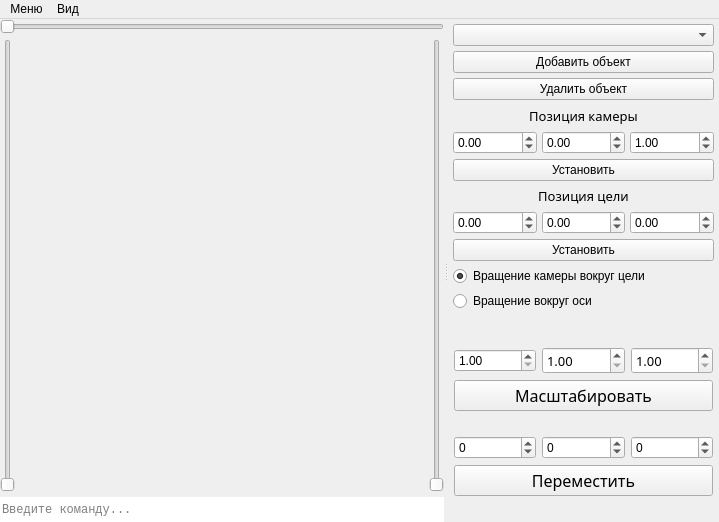
<?xml version="1.0" encoding="UTF-8"?>
<ui version="4.0">
 <class>MainWindow</class>
 <widget class="QMainWindow" name="MainWindow">
  <property name="geometry">
   <rect>
    <x>0</x>
    <y>0</y>
    <width>719</width>
    <height>522</height>
   </rect>
  </property>
  <property name="windowTitle">
   <string>openMF</string>
  </property>
  <property name="windowIcon">
   <iconset>
    <normaloff>C:/Users/lusfu/.designer/backup/img/3d-modeling.png</normaloff>C:/Users/lusfu/.designer/backup/img/3d-modeling.png</iconset>
  </property>
  <property name="iconSize">
   <size>
    <width>48</width>
    <height>48</height>
   </size>
  </property>
  <widget class="QWidget" name="centralwidget">
   <layout class="QVBoxLayout" name="verticalLayout_6">
    <property name="leftMargin">
     <number>0</number>
    </property>
    <property name="topMargin">
     <number>0</number>
    </property>
    <property name="rightMargin">
     <number>0</number>
    </property>
    <property name="bottomMargin">
     <number>0</number>
    </property>
    <item>
     <widget class="QSplitter" name="splitter">
      <property name="orientation">
       <enum>Qt::Horizontal</enum>
      </property>
      <widget class="QWidget" name="layoutWidget">
       <layout class="QVBoxLayout" name="verticalLayout">
        <property name="spacing">
         <number>5</number>
        </property>
        <property name="bottomMargin">
         <number>0</number>
        </property>
        <item>
         <widget class="QSlider" name="rotateYslider">
          <property name="toolTip">
           <string>&lt;html&gt;&lt;head/&gt;&lt;body&gt;&lt;p&gt;Вращение вокруг оси Y&lt;/p&gt;&lt;/body&gt;&lt;/html&gt;</string>
          </property>
          <property name="maximum">
           <number>360</number>
          </property>
          <property name="singleStep">
           <number>10</number>
          </property>
          <property name="orientation">
           <enum>Qt::Horizontal</enum>
          </property>
         </widget>
        </item>
        <item>
         <layout class="QHBoxLayout" name="horizontalLayout" stretch="0,1,0">
          <item>
           <widget class="QSlider" name="rotateXslider">
            <property name="toolTip">
             <string>&lt;html&gt;&lt;head/&gt;&lt;body&gt;&lt;p&gt;Вращение вокруг оси Х&lt;/p&gt;&lt;/body&gt;&lt;/html&gt;</string>
            </property>
            <property name="maximum">
             <number>360</number>
            </property>
            <property name="singleStep">
             <number>10</number>
            </property>
            <property name="orientation">
             <enum>Qt::Vertical</enum>
            </property>
            <property name="tickInterval">
             <number>0</number>
            </property>
           </widget>
          </item>
          <item>
           <widget class="QLabel" name="scene_label">
            <property name="sizePolicy">
             <sizepolicy hsizetype="Ignored" vsizetype="Ignored">
              <horstretch>0</horstretch>
              <verstretch>0</verstretch>
             </sizepolicy>
            </property>
            <property name="minimumSize">
             <size>
              <width>300</width>
              <height>300</height>
             </size>
            </property>
            <property name="text">
             <string/>
            </property>
            <property name="scaledContents">
             <bool>true</bool>
            </property>
           </widget>
          </item>
          <item>
           <widget class="QSlider" name="rotateZslider">
            <property name="toolTip">
             <string>&lt;html&gt;&lt;head/&gt;&lt;body&gt;&lt;p&gt;Вращение вокруг оси Z&lt;/p&gt;&lt;/body&gt;&lt;/html&gt;</string>
            </property>
            <property name="maximum">
             <number>360</number>
            </property>
            <property name="singleStep">
             <number>10</number>
            </property>
            <property name="orientation">
             <enum>Qt::Vertical</enum>
            </property>
           </widget>
          </item>
         </layout>
        </item>
        <item>
         <widget class="QLineEdit" name="command_edit">
          <property name="minimumSize">
           <size>
            <width>0</width>
            <height>25</height>
           </size>
          </property>
          <property name="font">
           <font>
            <family>Consolas</family>
           </font>
          </property>
          <property name="frame">
           <bool>false</bool>
          </property>
          <property name="placeholderText">
           <string>Введите команду...</string>
          </property>
         </widget>
        </item>
       </layout>
      </widget>
      <widget class="QWidget" name="layoutWidget">
       <layout class="QVBoxLayout" name="manipulatingContainer">
        <item>
         <widget class="QWidget" name="widget" native="true">
          <layout class="QVBoxLayout" name="verticalLayout_2">
           <property name="spacing">
            <number>5</number>
           </property>
           <property name="leftMargin">
            <number>5</number>
           </property>
           <property name="topMargin">
            <number>5</number>
           </property>
           <property name="rightMargin">
            <number>5</number>
           </property>
           <property name="bottomMargin">
            <number>5</number>
           </property>
           <item>
            <widget class="QComboBox" name="objectsBox">
             <property name="styleSheet">
              <string notr="true">font: 75 8pt &quot;Sitka&quot;;</string>
             </property>
            </widget>
           </item>
           <item>
            <widget class="QPushButton" name="addObject">
             <property name="styleSheet">
              <string notr="true">font: 75 10pt &quot;Sitka&quot;;</string>
             </property>
             <property name="text">
              <string>Добавить объект</string>
             </property>
             <property name="icon">
              <iconset>
               <normaloff>C:/Users/lusfu/.designer/backup/img/new.png</normaloff>C:/Users/lusfu/.designer/backup/img/new.png</iconset>
             </property>
             <property name="iconSize">
              <size>
               <width>25</width>
               <height>25</height>
              </size>
             </property>
            </widget>
           </item>
           <item alignment="Qt::AlignTop">
            <widget class="QPushButton" name="removeObject">
             <property name="styleSheet">
              <string notr="true">font: 75 10pt &quot;Sitka&quot;;</string>
             </property>
             <property name="text">
              <string>Удалить объект</string>
             </property>
             <property name="icon">
              <iconset>
               <normaloff>C:/Users/lusfu/.designer/backup/img/eraser.png</normaloff>C:/Users/lusfu/.designer/backup/img/eraser.png</iconset>
             </property>
             <property name="iconSize">
              <size>
               <width>25</width>
               <height>25</height>
              </size>
             </property>
            </widget>
           </item>
           <item>
            <widget class="QLabel" name="label">
             <property name="font">
              <font>
               <family>Sitka</family>
               <pointsize>10</pointsize>
              </font>
             </property>
             <property name="text">
              <string>Позиция камеры</string>
             </property>
             <property name="alignment">
              <set>Qt::AlignCenter</set>
             </property>
            </widget>
           </item>
           <item>
            <layout class="QHBoxLayout" name="horizontalLayout_4">
             <item>
              <widget class="QDoubleSpinBox" name="eye_x">
               <property name="minimum">
                <double>-99.989999999999995</double>
               </property>
              </widget>
             </item>
             <item>
              <widget class="QDoubleSpinBox" name="eye_y">
               <property name="minimum">
                <double>-99.989999999999995</double>
               </property>
              </widget>
             </item>
             <item>
              <widget class="QDoubleSpinBox" name="eye_z">
               <property name="minimum">
                <double>-99.989999999999995</double>
               </property>
               <property name="value">
                <double>1.000000000000000</double>
               </property>
              </widget>
             </item>
            </layout>
           </item>
           <item>
            <widget class="QPushButton" name="eye_set">
             <property name="text">
              <string>Установить</string>
             </property>
            </widget>
           </item>
           <item>
            <widget class="QLabel" name="label_2">
             <property name="font">
              <font>
               <family>Sitka</family>
               <pointsize>10</pointsize>
              </font>
             </property>
             <property name="text">
              <string>Позиция цели</string>
             </property>
             <property name="alignment">
              <set>Qt::AlignCenter</set>
             </property>
            </widget>
           </item>
           <item>
            <layout class="QHBoxLayout" name="horizontalLayout_6">
             <item>
              <widget class="QDoubleSpinBox" name="center_x">
               <property name="minimum">
                <double>-99.989999999999995</double>
               </property>
              </widget>
             </item>
             <item>
              <widget class="QDoubleSpinBox" name="center_y">
               <property name="minimum">
                <double>-99.989999999999995</double>
               </property>
              </widget>
             </item>
             <item>
              <widget class="QDoubleSpinBox" name="center_z">
               <property name="minimum">
                <double>-99.989999999999995</double>
               </property>
              </widget>
             </item>
            </layout>
           </item>
           <item>
            <widget class="QPushButton" name="center_set">
             <property name="text">
              <string>Установить</string>
             </property>
            </widget>
           </item>
           <item>
            <widget class="QRadioButton" name="aroundCenter">
             <property name="text">
              <string>Вращение камеры вокруг цели</string>
             </property>
             <property name="checked">
              <bool>true</bool>
             </property>
            </widget>
           </item>
           <item>
            <widget class="QRadioButton" name="aroundEye">
             <property name="text">
              <string>Вращение вокруг оси</string>
             </property>
            </widget>
           </item>
          </layout>
         </widget>
        </item>
        <item>
         <widget class="QWidget" name="widget" native="true">
          <property name="sizePolicy">
           <sizepolicy hsizetype="Preferred" vsizetype="Fixed">
            <horstretch>0</horstretch>
            <verstretch>0</verstretch>
           </sizepolicy>
          </property>
          <property name="maximumSize">
           <size>
            <width>16777215</width>
            <height>200</height>
           </size>
          </property>
          <layout class="QVBoxLayout" name="verticalLayout_5">
           <property name="leftMargin">
            <number>6</number>
           </property>
           <property name="topMargin">
            <number>6</number>
           </property>
           <property name="rightMargin">
            <number>6</number>
           </property>
           <property name="bottomMargin">
            <number>6</number>
           </property>
           <item>
            <layout class="QVBoxLayout" name="verticalLayout_3">
             <item>
              <layout class="QHBoxLayout" name="horizontalLayout_2">
               <item>
                <widget class="QDoubleSpinBox" name="scaleBoxX">
                 <property name="styleSheet">
                  <string notr="true">font: 75 10pt &quot;Sitka&quot;;</string>
                 </property>
                 <property name="minimum">
                  <double>1.000000000000000</double>
                 </property>
                 <property name="maximum">
                  <double>2.000000000000000</double>
                 </property>
                 <property name="singleStep">
                  <double>0.010000000000000</double>
                 </property>
                </widget>
               </item>
               <item>
                <widget class="QDoubleSpinBox" name="scaleBoxY">
                 <property name="font">
                  <font>
                   <family>Sitka</family>
                   <pointsize>10</pointsize>
                   <weight>9</weight>
                   <italic>false</italic>
                   <bold>false</bold>
                  </font>
                 </property>
                 <property name="styleSheet">
                  <string notr="true">font: 75 10pt &quot;Sitka&quot;;</string>
                 </property>
                 <property name="minimum">
                  <double>1.000000000000000</double>
                 </property>
                 <property name="maximum">
                  <double>2.000000000000000</double>
                 </property>
                 <property name="singleStep">
                  <double>0.010000000000000</double>
                 </property>
                </widget>
               </item>
               <item>
                <widget class="QDoubleSpinBox" name="scaleBoxZ">
                 <property name="font">
                  <font>
                   <family>Sitka</family>
                   <pointsize>10</pointsize>
                   <weight>9</weight>
                   <italic>false</italic>
                   <bold>false</bold>
                  </font>
                 </property>
                 <property name="styleSheet">
                  <string notr="true">font: 75 10pt &quot;Sitka&quot;;</string>
                 </property>
                 <property name="minimum">
                  <double>1.000000000000000</double>
                 </property>
                 <property name="maximum">
                  <double>2.000000000000000</double>
                 </property>
                 <property name="singleStep">
                  <double>0.010000000000000</double>
                 </property>
                </widget>
               </item>
              </layout>
             </item>
             <item>
              <widget class="QPushButton" name="scaleButton">
               <property name="font">
                <font>
                 <family>Sitka</family>
                 <pointsize>12</pointsize>
                 <weight>9</weight>
                 <italic>false</italic>
                 <bold>false</bold>
                </font>
               </property>
               <property name="styleSheet">
                <string notr="true">font: 75 12pt &quot;Sitka&quot;;</string>
               </property>
               <property name="text">
                <string>Масштабировать</string>
               </property>
              </widget>
             </item>
            </layout>
           </item>
           <item>
            <layout class="QVBoxLayout" name="verticalLayout_4">
             <item>
              <layout class="QHBoxLayout" name="horizontalLayout_3">
               <item>
                <widget class="QSpinBox" name="moveBoxX">
                 <property name="minimum">
                  <number>-1000</number>
                 </property>
                 <property name="maximum">
                  <number>1000</number>
                 </property>
                </widget>
               </item>
               <item>
                <widget class="QSpinBox" name="moveBoxY">
                 <property name="minimum">
                  <number>-1000</number>
                 </property>
                 <property name="maximum">
                  <number>1000</number>
                 </property>
                </widget>
               </item>
               <item>
                <widget class="QSpinBox" name="moveBoxZ">
                 <property name="minimum">
                  <number>-1000</number>
                 </property>
                 <property name="maximum">
                  <number>1000</number>
                 </property>
                </widget>
               </item>
              </layout>
             </item>
             <item>
              <widget class="QPushButton" name="moveButton">
               <property name="font">
                <font>
                 <family>Sitka</family>
                 <pointsize>12</pointsize>
                 <weight>9</weight>
                 <italic>false</italic>
                 <bold>false</bold>
                </font>
               </property>
               <property name="styleSheet">
                <string notr="true">font: 75 12pt &quot;Sitka&quot;;</string>
               </property>
               <property name="text">
                <string>Переместить</string>
               </property>
              </widget>
             </item>
            </layout>
           </item>
          </layout>
         </widget>
        </item>
       </layout>
      </widget>
     </widget>
    </item>
   </layout>
  </widget>
  <widget class="QMenuBar" name="menubar">
   <property name="geometry">
    <rect>
     <x>0</x>
     <y>0</y>
     <width>719</width>
     <height>21</height>
    </rect>
   </property>
   <widget class="QMenu" name="menu">
    <property name="title">
     <string>Меню</string>
    </property>
    <addaction name="separator"/>
    <addaction name="load_action"/>
    <addaction name="save_action"/>
    <addaction name="separator"/>
    <addaction name="action_4"/>
   </widget>
   <widget class="QMenu" name="menu_2">
    <property name="title">
     <string>Вид</string>
    </property>
    <addaction name="rasterize_scene"/>
   </widget>
   <addaction name="menu"/>
   <addaction name="menu_2"/>
  </widget>
  <action name="load_action">
   <property name="icon">
    <iconset>
     <normaloff>C:/Users/lusfu/.designer/backup/img/3d-file.png</normaloff>C:/Users/lusfu/.designer/backup/img/3d-file.png</iconset>
   </property>
   <property name="text">
    <string>Загрузить сцену</string>
   </property>
  </action>
  <action name="save_action">
   <property name="icon">
    <iconset>
     <normaloff>C:/Users/lusfu/.designer/backup/img/disk.png</normaloff>C:/Users/lusfu/.designer/backup/img/disk.png</iconset>
   </property>
   <property name="text">
    <string>Сохранить сцену</string>
   </property>
  </action>
  <action name="action_4">
   <property name="icon">
    <iconset>
     <normaloff>C:/Users/lusfu/.designer/backup/img/logout.png</normaloff>C:/Users/lusfu/.designer/backup/img/logout.png</iconset>
   </property>
   <property name="text">
    <string>Выход</string>
   </property>
  </action>
  <action name="rasterize_scene">
   <property name="text">
    <string>Растеризировать кадр</string>
   </property>
  </action>
 </widget>
 <resources/>
 <connections/>
</ui>
